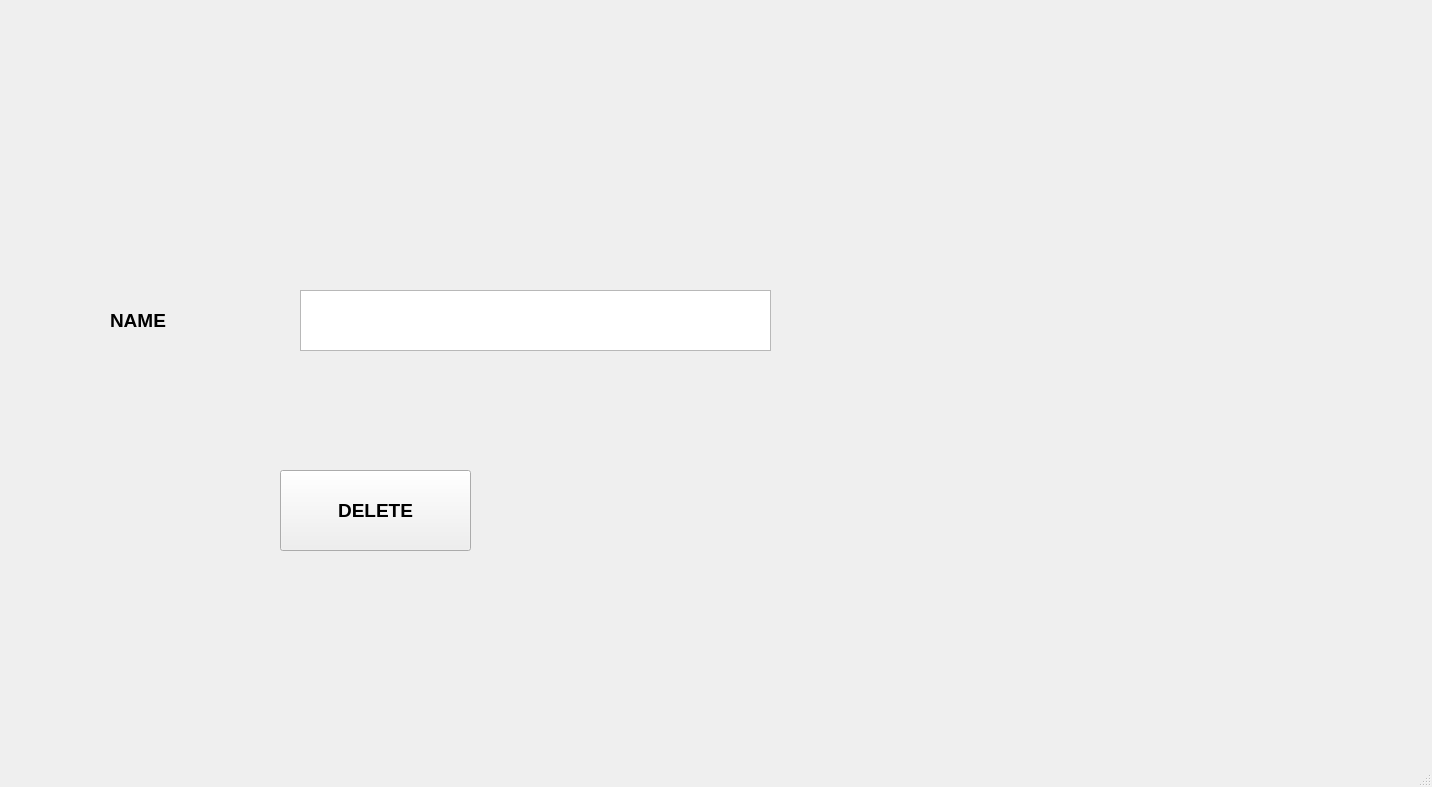
<?xml version="1.0" encoding="UTF-8"?>
<ui version="4.0">
 <class>obj3</class>
 <widget class="QMainWindow" name="obj3">
  <property name="geometry">
   <rect>
    <x>0</x>
    <y>0</y>
    <width>1432</width>
    <height>787</height>
   </rect>
  </property>
  <property name="windowTitle">
   <string>MainWindow</string>
  </property>
  <property name="styleSheet">
   <string notr="true">border-image:url(:/newPrefix/PicsArt_1539338549843.jpg)</string>
  </property>
  <widget class="QWidget" name="centralwidget">
   <widget class="QLabel" name="label">
    <property name="geometry">
     <rect>
      <x>110</x>
      <y>280</y>
      <width>131</width>
      <height>81</height>
     </rect>
    </property>
    <property name="font">
     <font>
      <pointsize>14</pointsize>
      <weight>75</weight>
      <bold>true</bold>
     </font>
    </property>
    <property name="styleSheet">
     <string notr="true">border-image:url(:/newPrefix/PicsArt_1539249712352.jpg)</string>
    </property>
    <property name="text">
     <string>NAME</string>
    </property>
   </widget>
   <widget class="QTextEdit" name="textEdit_1">
    <property name="geometry">
     <rect>
      <x>300</x>
      <y>290</y>
      <width>471</width>
      <height>61</height>
     </rect>
    </property>
    <property name="styleSheet">
     <string notr="true">border-image:url(:/newPrefix/a2.jpg)</string>
    </property>
   </widget>
   <widget class="QPushButton" name="btn_delete">
    <property name="geometry">
     <rect>
      <x>280</x>
      <y>470</y>
      <width>191</width>
      <height>81</height>
     </rect>
    </property>
    <property name="font">
     <font>
      <pointsize>14</pointsize>
      <weight>75</weight>
      <bold>true</bold>
     </font>
    </property>
    <property name="styleSheet">
     <string notr="true">border-image:url(:/newPrefix/PicsArt_1539249712352.jpg)</string>
    </property>
    <property name="text">
     <string>DELETE</string>
    </property>
   </widget>
  </widget>
  <widget class="QMenuBar" name="menubar">
   <property name="geometry">
    <rect>
     <x>0</x>
     <y>0</y>
     <width>1432</width>
     <height>25</height>
    </rect>
   </property>
  </widget>
  <widget class="QStatusBar" name="statusbar"/>
 </widget>
 <resources>
  <include location="m7.qrc"/>
 </resources>
 <connections/>
</ui>
